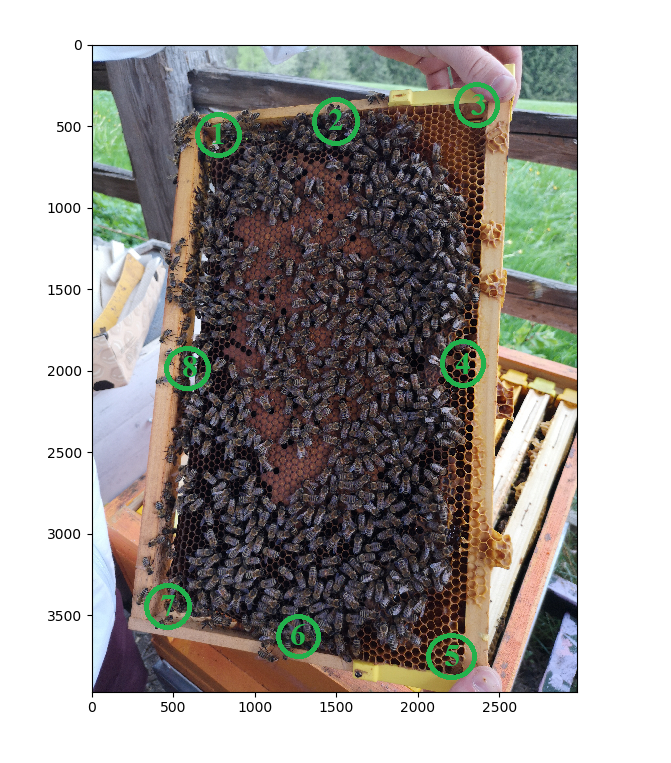
#> input picture označevanje_za_geom_kalib.png, 671 x 763 px, given in place of IMG_20190426_162927.jpg, which was not available
$ python Zaznava.py
#> lines starting #> are read from the running program, lines starting #| are printed output that depends on the picture; after the words box and inside, x2 and y2 are one past the last pixel; in counts of white or black regions, pixels touching at a corner belong together; long printed decimals are rounded; pictures that were not available may be replaced by others from this repository, and a replacement may not be noted
#!/usr/bin/env


from tkinter import *
from tkinter import filedialog, messagebox
from PIL import ImageTk, Image
import PIL.Image as im
import os
import numpy as np
from matplotlib.figure import Figure
import matplotlib.pyplot as plt
from matplotlib.backends.backend_tkagg import FigureCanvasTkAgg, NavigationToolbar2Tk
from matplotlib.backend_bases import key_press_handler
import cv2 as cv


iImage = np.array(im.open('/Users/tilenkocevar/Documents/FAKS/Robotika/1.letnik/2.semester/Robotski vid/cebele/Spiclin2020/IMG_20190426_162927.jpg'))
#> iImage is the input picture: shape (763, 671, 4); mean R, G, B, A 161.6, 157.7, 153.8, 255

fig =plt.figure(figsize=(5,4), dpi=100)
plt.imshow(iImage)
plt.show()


def canny(iImage, thr_type):
#> called with thr_type = 1
    if thr_type == 1:
        omega = 1 / 3
        imgG = cv.cvtColor(iImage, cv.COLOR_BGR2GRAY)
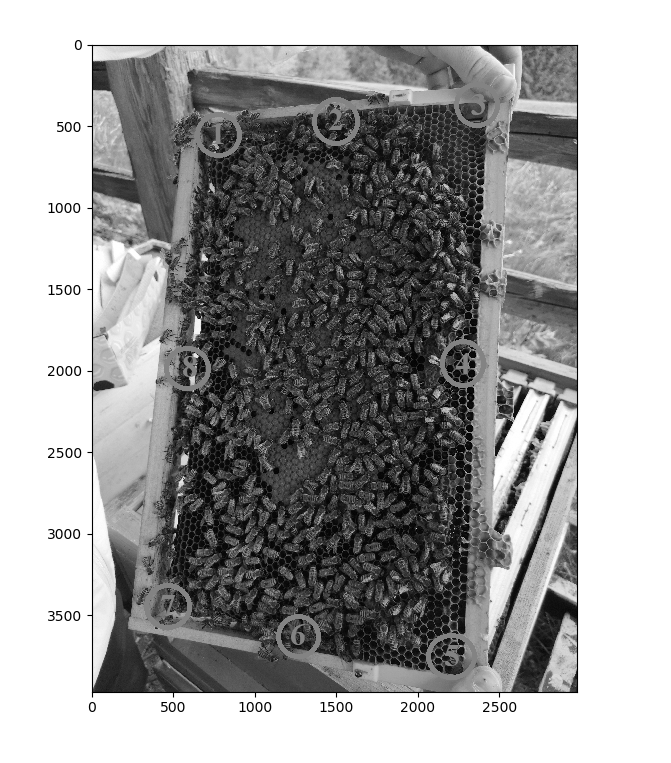
#> imgG: shape (763, 671); min 0, max 255, mean 157
        m = np.mean(imgG)
#> m = 157
        TL = max(0, (1 - omega) * m)
#> TL = 104.7
        TH = min(255, (1 + omega) * m)
#> TH = 209.3
        print('TL =', TL)
#| TL = 104.663
        print('TH =', TH)
#| TH = 209.325
        #         imgG = cv.cvtColor(iImage,cv.COLOR_BGR2GRAY)
        oEdge = cv.Canny(imgG, TL, TH)
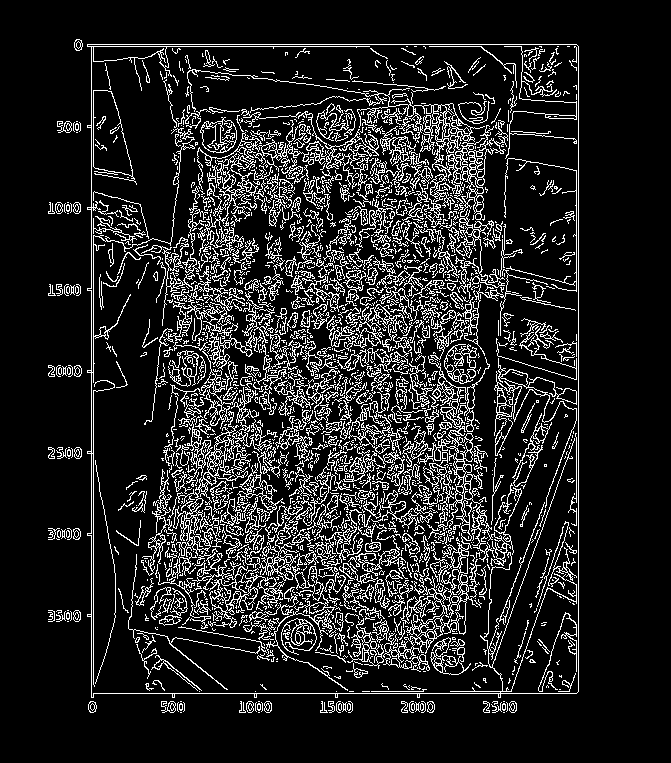
#> oEdge: shape (763, 671); 13.8% white in thin lines or dots, all inside (x1, y1, x2, y2) = (48, 39, 579, 713)
        return oEdge

    if thr_type == 2:
        imgG = cv.cvtColor(iImage, cv.COLOR_BGR2GRAY)
        T0, thr = cv.threshold(imgG, 0, 255, cv.THRESH_OTSU)
        #         print(T0)
        TL = T0 / 2
        TH = T0
        print('TL =', TL)
        print('TH =', TH)
        oEdge = cv.Canny(imgG, TL, TH)
        return oEdge


oEdge = canny(iImage, 1)
plt.imshow(oEdge)
plt.show()

def CircleDetection(img):
#     img = cv.imread('data/slika4.jpg')
#     test = cv.imread('data/slika4.jpg')
    img = cv.cvtColor(img,cv.COLOR_BGR2RGB)
    imgHSV = cv.cvtColor(img,cv.COLOR_RGB2HSV)
#> imgHSV: shape (763, 671, 3); mean H, S, V 51, 46, 168.6

    blur = cv.GaussianBlur(img,(3,3),1.1)
    imgG = cv.cvtColor(blur,cv.COLOR_RGB2GRAY)

    circles = cv.HoughCircles(imgG,cv.HOUGH_GRADIENT,1,20,
                                param1=120,param2=10,minRadius=30,maxRadius=50)
#> circles = 476 rows, first 8: [420.5, 169.5, 49.4], [430.5, 248.5, 49.4], [420.5, 328.5, 49.4], [376.5, 420.5, 49.4], [421.5, 270.5, 49.4], [418.5, 224.5, 49.4], [246.5, 477.5, 49.4], [253.5, 233.5, 49.4]

    # print(circles)
    circles = np.uint16(np.around(circles))
#> circles = 476 rows, first 8: [420, 170, 49], [430, 248, 49], [420, 328, 49], [376, 420, 49], [422, 270, 49], [418, 224, 49], [246, 478, 49], [254, 234, 49]
    for i in circles[0,:]:
        # draw the outer circle
        cv.circle(img,(i[0],i[1]),i[2],(0,255,0),2)
        # draw the center of the circle
        cv.circle(img,(i[0],i[1]),2,(0,0,255),3)
#> this loop made 476 passes
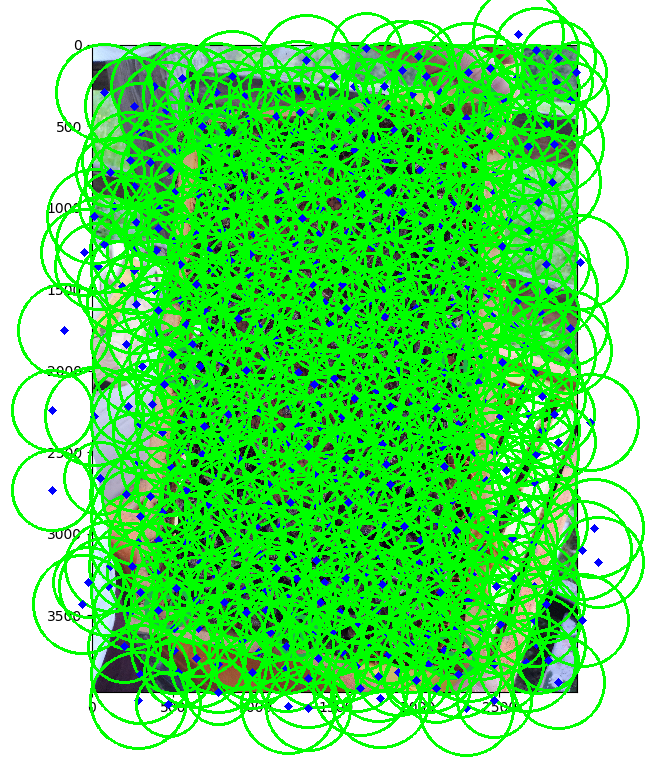
#> img: shape (763, 671, 3); mean R, G, B 104.6, 224.4, 108.3

    y = circles[:,:,0]
    x = circles[:,:,1]
#     print(x, y)

    circles = np.round(circles[0, :]).astype("int")
    no_of_circles = len(circles)
#> no_of_circles = 476
    print('Število cebel:',no_of_circles)
#| Število cebel: 476
    plt.imshow(img)
    plt.show()

Image2 = cv.imread('/Users/tilenkocevar/Documents/FAKS/Robotika/1.letnik/2.semester/Robotski vid/cebele/Spiclin2020/IMG_20190426_162927.jpg')
CircleDetection(Image2)
